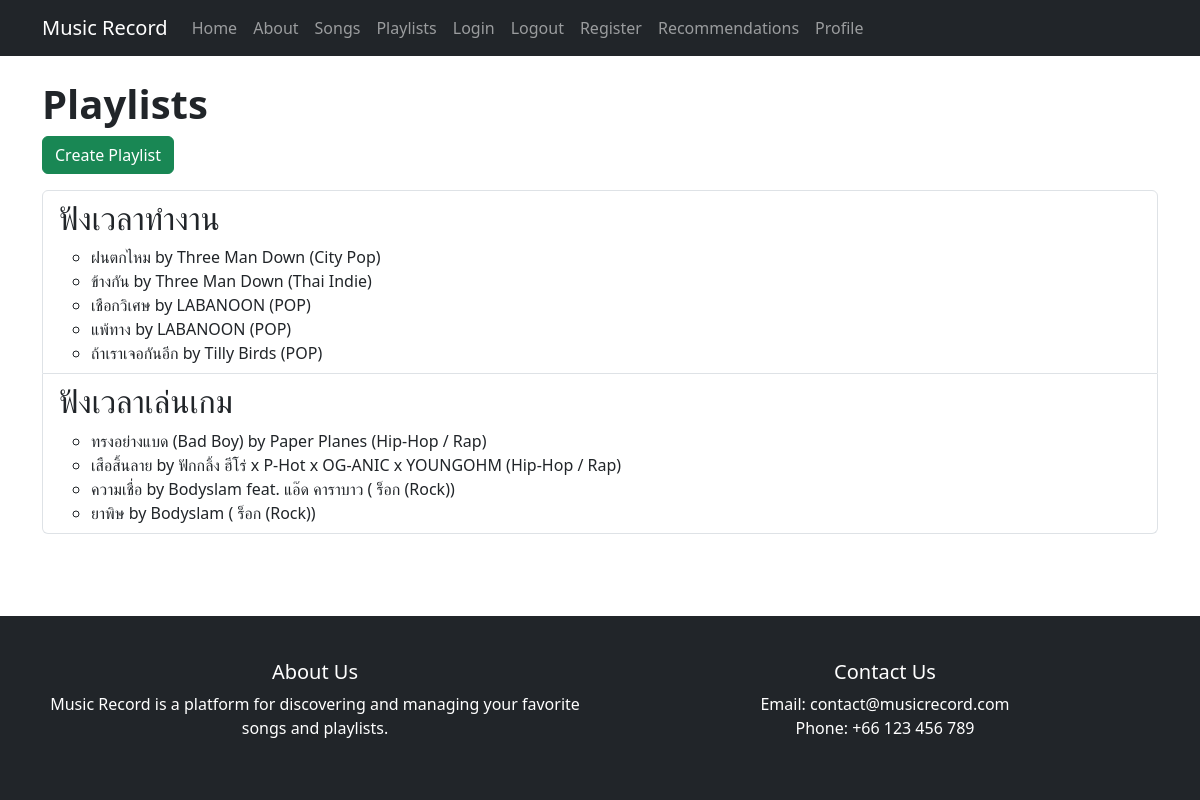
/playlists (signed in), run on an earlier commit of the app's database.
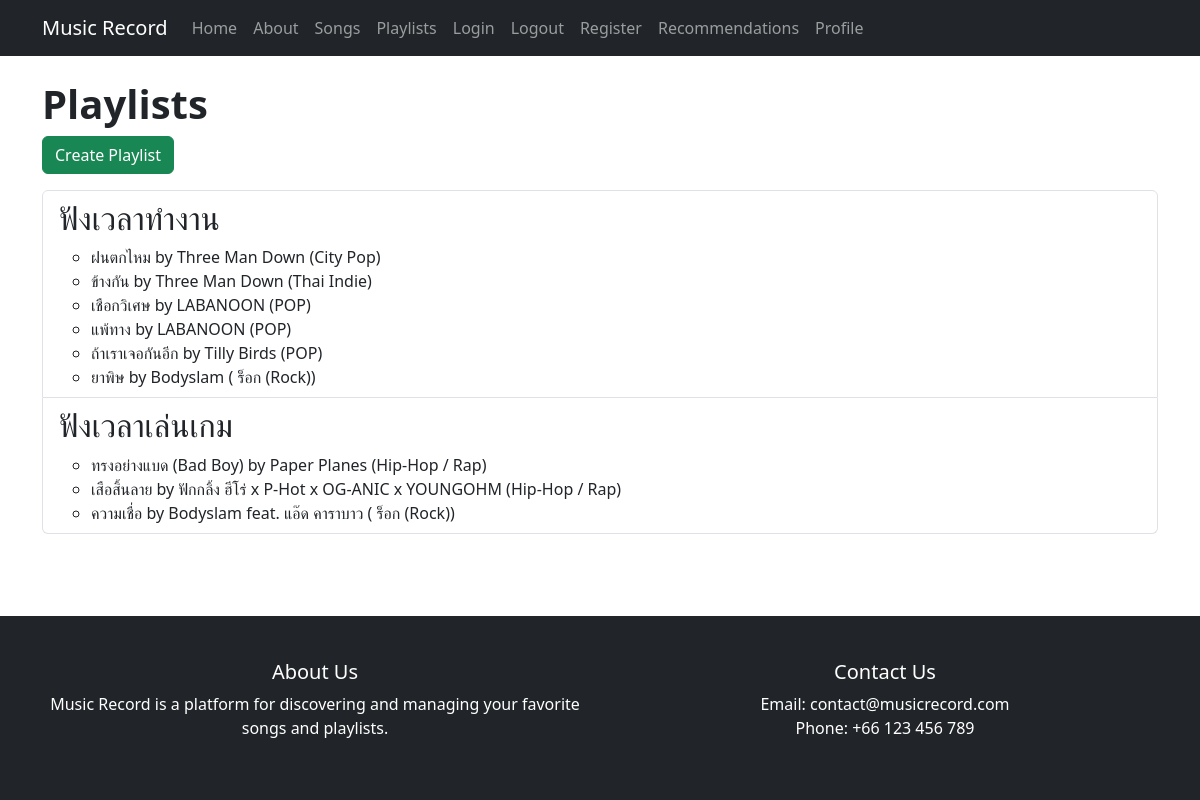
And on a later commit of the database.
### app/models.py (models this page shows)
class Playlist(db.Model):
    id = db.Column(db.Integer, primary_key=True)
    name = db.Column(db.String(100), nullable=False)
    user_id = db.Column(db.Integer, db.ForeignKey('user.id'))
    songs = db.relationship('Song', backref='playlist', lazy=True)

class Song(db.Model):
    id = db.Column(db.Integer, primary_key=True)
    title = db.Column(db.String(100), nullable=False)
    artist = db.Column(db.String(100), nullable=False)
    genre = db.Column(db.String(50), nullable=False)
    playlist_id = db.Column(db.Integer, db.ForeignKey('playlist.id'))

### app/routes.py (the view)
@playlist_routes.route('/playlists')
@login_required
def playlists():
    playlists = Playlist.query.filter_by(user_id=current_user.id).all()
    return render_template('playlists.html', playlists=playlists)

### app/models.py (called while the page is built)
@login_manager.user_loader
def load_user(user_id):
    return User.query.get(int(user_id))

### app/templates/playlists.html
{% extends "base.html" %}
{% block content %}
<h1><strong>Playlists</strong></h1>
<a href="{{ url_for('playlist.create_playlist') }}" class="btn btn-success mb-3">Create Playlist</a>
<ul class="list-group">
    {% for playlist in playlists %}
    <li class="list-group-item">
        <h2>{{ playlist.name }}</h2>
        <ul>
            {% for song in playlist.songs %}
            <li>{{ song.title }} by {{ song.artist }} ({{ song.genre }})</li>
            {% endfor %}
        </ul>
    </li>
    {% endfor %}
</ul>
{% endblock %}

### app/templates/base.html (shortened to what this page needs)
<!DOCTYPE html>
<html lang="en">
<head>
    <link href="https://cdn.jsdelivr.net/npm/bootstrap@5.3.0/dist/css/bootstrap.min.css" rel="stylesheet">
    <link rel="stylesheet" href="{{ url_for('static', filename='css/styles.css') }}">
</head>
<body>
    <nav class="navbar navbar-expand-lg navbar-dark bg-dark">
        <div class="container">
            <a class="navbar-brand" href="{{ url_for('main.home') }}">Music Record</a>
            <div class="collapse navbar-collapse" id="navbarNav">
                <div class="navbar-nav">
                    <a class="nav-link" href="{{ url_for('main.home') }}">Home</a>
                    <a class="nav-link" href="{{ url_for('main.about') }}">About</a>
                    <a class="nav-link" href="{{ url_for('song.songs') }}">Songs</a>
                    <a class="nav-link" href="{{ url_for('playlist.playlists') }}">Playlists</a>
                    <a class="nav-link" href="{{ url_for('auth.login') }}">Login</a>
                    <a class="nav-link" href="{{ url_for('auth.logout') }}">Logout</a>
                    <a class="nav-link" href="{{ url_for('auth.register') }}">Register</a>
                    <a class="nav-link" href="{{ url_for('song.recommendations') }}">Recommendations</a>
                    <a class="nav-link" href="{{ url_for('auth.profile') }}">Profile</a>
                </div>
            </div>
        </div>
    </nav>
    <div class="container mt-4">
        {% block content %}{% endblock %}
    </div>
    <footer class="bg-dark text-white mt-4">
        <div class="container py-4">
            <div class="row">
                <div class="col-md-6">
                    <h5>About Us</h5>
                    <p>Music Record is a platform for discovering and managing your favorite songs and playlists.</p>
                </div>
                <div class="col-md-6">
                    <h5>Contact Us</h5>
                    <ul class="list-unstyled">
                        <li>Email: contact@musicrecord.com</li>
                        <li>Phone: +66 123 456 789</li>
                    </ul>
                </div>
            </div>
        </div>
    </footer>
</body>
</html>

### app/static/css/images/styles.css (style rules this page uses)
html, body { height: 100%; margin: 0; display: flex; flex-direction: column; }
.container { flex: 1; }
footer { flex-shrink: 0; background-color: #343a40; color: white; padding: 20px 0; text-align: center; }

What changed in the data, as far as the page shows it:
changed Playlist "ฟังเวลาทำงาน": gains Song (title "ยาพิษ", artist "Bodyslam", genre "ร็อก (Rock)")
changed Playlist "ฟังเวลาเล่นเกม": loses Song (title "ยาพิษ", artist "Bodyslam", genre "ร็อก (Rock)")
